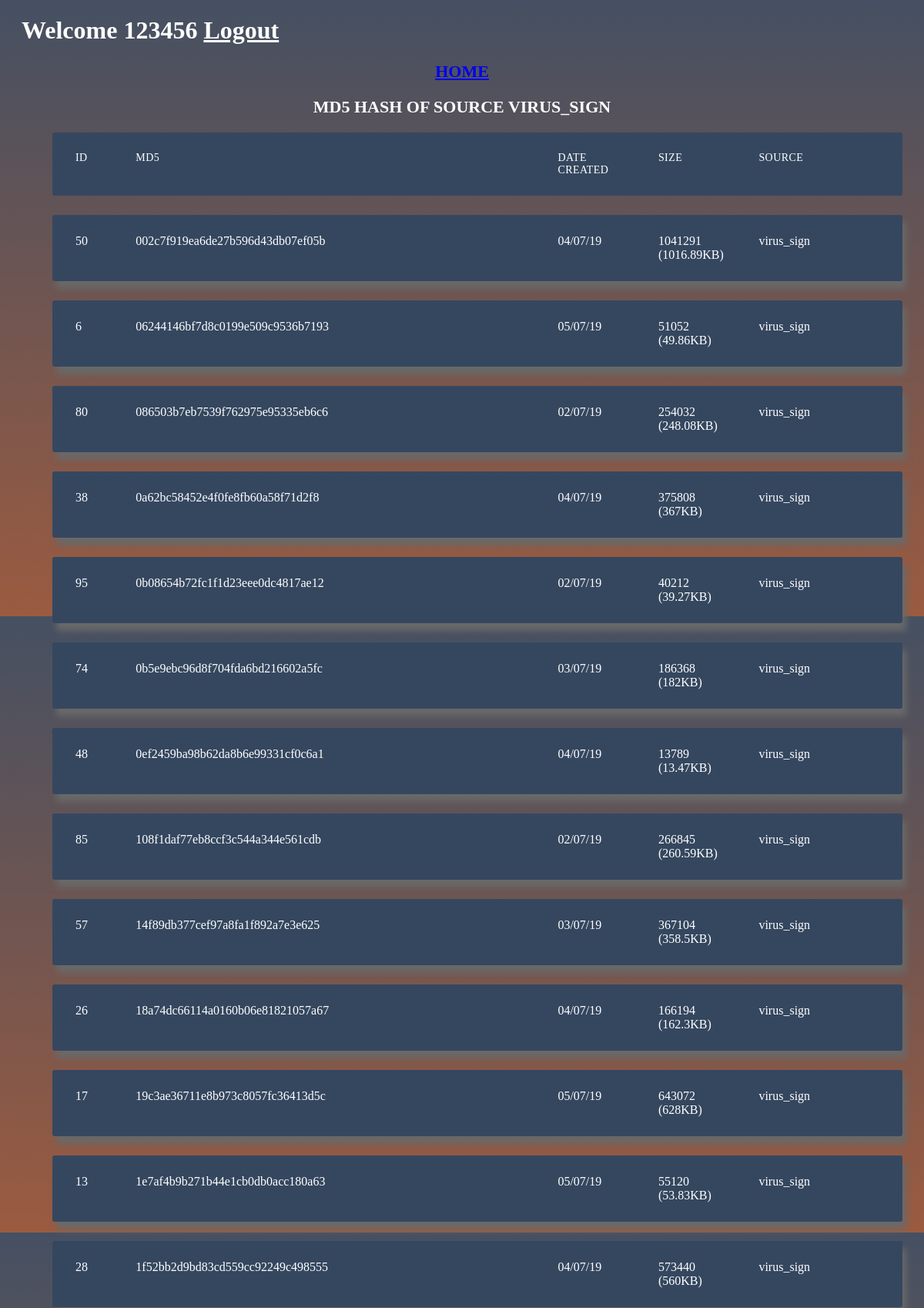
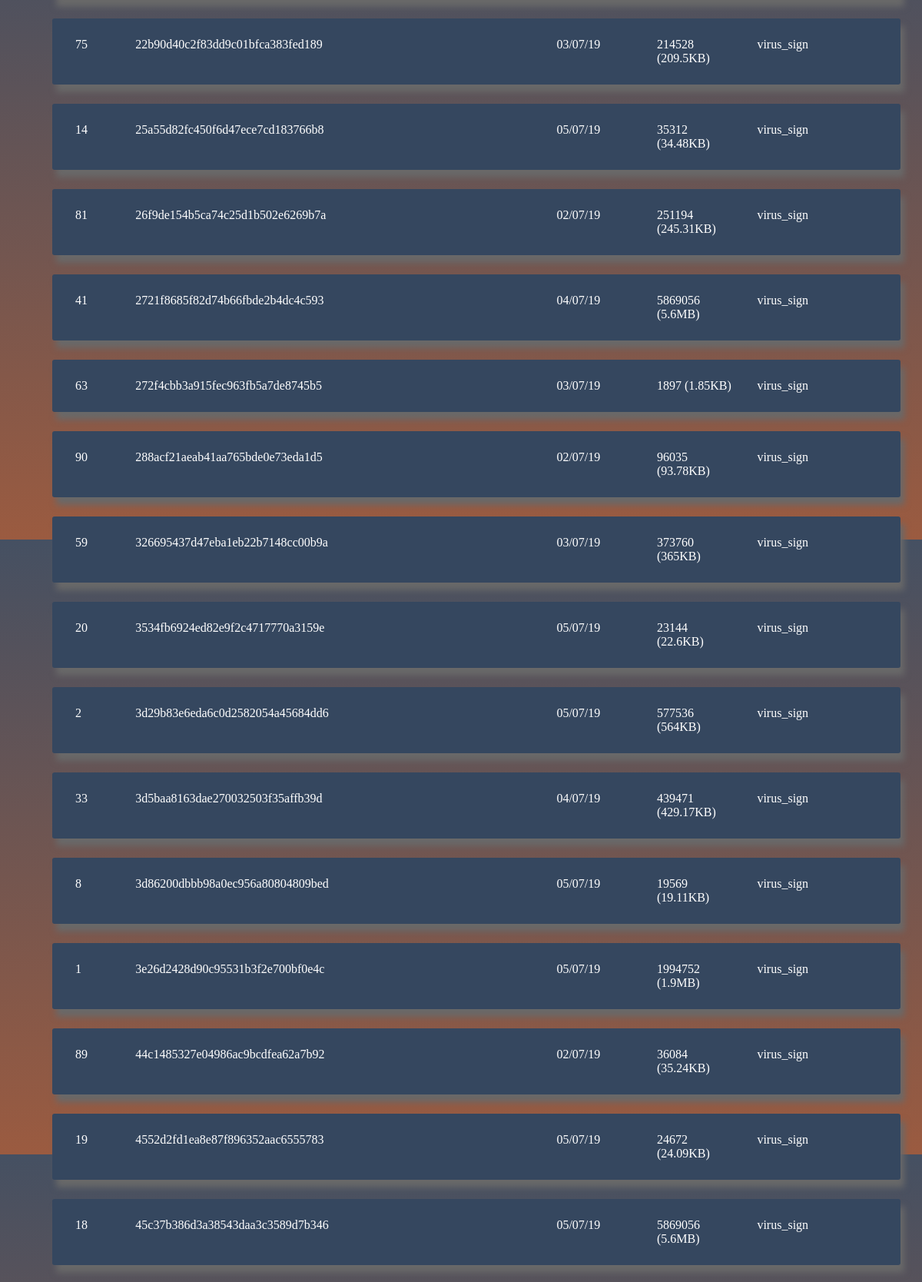
The app's page /source1_md5_sort (signed in, upper part) with its own data (2 pictures, top to bottom).
### hash_file/models.py (models this page shows, shortened)
class User(db.Model,UserMixin):
    id=db.Column(db.Integer,primary_key=True)
    name=db.Column(db.String(30),nullable=True)
    username=db.Column(db.String(20),unique=True,nullable=True)
    email=db.Column(db.String(30),unique=True,nullable=True)
    password=db.Column(db.String(40),unique=True,nullable=False)

class md(db.Model):
    id=db.Column(db.Integer,primary_key=True)
    hash=db.Column(db.String(400),nullable=True)
    date_created=db.Column(db.String(400),nullable=True)
    size=db.Column(db.String(400),nullable=True)
    source=db.Column(db.String(100),nullable=True)

### hash_file/routes.py (the view)
@app.route("/source1_md5_sort",methods=['GET','POST'])
def source1_md5_sort():
    try:
        data=md.query.filter(md.source=='virus_sign').order_by(md.hash)
        return render_template('index.html',title = 'HASH WORLD',data=data,str='MD5 HASH OF SOURCE VIRUS_SIGN',name=current_user.username)
    except:
        return redirect(url_for('error'))

### hash_file/routes.py (called while the page is built)
@login_manager.user_loader
def load_user(user_id):
    return User.query.get(int(user_id))

### hash_file/templates/index.html (shortened to what this page needs)
<!DOCTYPE html>
<html lang="en" >
<head>
    <link rel="stylesheet" href="https://cdnjs.cloudflare.com/ajax/libs/meyer-reset/2.0/reset.min.css">
      <link rel="stylesheet" href="static/sty.css" type="text/css">
</head>
<body>
  <div class="container">
  <h1>  Welcome {{name}}  <a style="color: white" href='http://127.0.0.1:5000/logout'>Logout</a></h1>
  <h2 align='left'><a href='http://127.0.0.1:5000/basic'>HOME</h2></a><h2 align='centre'> {{str}}</h2>
  <ul class="responsive-table">
    <li class="table-header">
      <div class="col col-1">Id</div>
      <div class="col col-2">MD5</div>
      <div class="col col-3">Date Created</div>
      <div class="col col-4">Size</div>
      <div class="col col-5">Source</div>
    </li>
    {%for d in data%}
    <li class="table-row">
      <div class="col col-1" data-label="Id">{{d.id}}</div>
      <div class="col col-2" data-label="MD5">{{d.hash}}</div>
      <div class="col col-3" data-label="Date Created">{{d.date_created}}</div>
      <div class="col col-4" data-label="Size">{{d.size}}</div>
      <div class="col col-5" data-label="Source">{{d.source}}</div>
    </li>
    {%endfor%}
  </ul>
</div>
</body>
</html>

### hash_file/static/sty.css (style rules this page uses)
body { background: #9B5B40; background: -webkit-linear-gradient(#455062, #9B5B40); background: -o-linear-gradient(r#455062, #9B5B40); background: -moz-linear-gradient(#455062, #9B5B40); background: linear-gradient(#455062, #9B5B40); color:white ; font-family: tahoma; }
.container { max-width: 1500px; margin-left: 10px; margin-right: 10px; padding-left: 10px; padding-right: 10px; }
h2 { font-size: 22px; margin: 20px 0; text-align: center; }
.responsive-table li { border-radius: 3px; padding: 25px 30px; display: flex; justify-content: space-between; margin-bottom: 25px; }
.responsive-table .table-header { background-color: #35475F ; font-size: 14px; text-transform: uppercase; letter-spacing: 0.03em; }
.responsive-table .table-row { background-color: #35475F; box-shadow: 5px 10px 8px #696969; }
.responsive-table .col-1 { color: white; flex-basis: 5%; }
.responsive-table .col-2 { color: white; flex-basis: 50%; }
.responsive-table .col-3 { color: white; flex-basis: 10%; }
.responsive-table .col-4 { color: white; flex-basis: 10%; }
.responsive-table .col-5 { color: white; flex-basis: 15%; }

### records on screen
User: username "123456"
md: id "50", hash "002c7f919ea6de27b596d43db07ef05b", date_created "04/07/19", size "1041291 (1016.89KB)", source "virus_sign"
md: id "6", hash "06244146bf7d8c0199e509c9536b7193", date_created "05/07/19", size "51052 (49.86KB)", source "virus_sign"
md: id "80", hash "086503b7eb7539f762975e95335eb6c6", date_created "02/07/19", size "254032 (248.08KB)", source "virus_sign"
md: id "38", hash "0a62bc58452e4f0fe8fb60a58f71d2f8", date_created "04/07/19", size "375808 (367KB)", source "virus_sign"
md: id "95", hash "0b08654b72fc1f1d23eee0dc4817ae12", date_created "02/07/19", size "40212 (39.27KB)", source "virus_sign"
md: id "74", hash "0b5e9ebc96d8f704fda6bd216602a5fc", date_created "03/07/19", size "186368 (182KB)", source "virus_sign"
md: id "48", hash "0ef2459ba98b62da8b6e99331cf0c6a1", date_created "04/07/19", size "13789 (13.47KB)", source "virus_sign"
md: id "85", hash "108f1daf77eb8ccf3c544a344e561cdb", date_created "02/07/19", size "266845 (260.59KB)", source "virus_sign"
md: id "57", hash "14f89db377cef97a8fa1f892a7e3e625", date_created "03/07/19", size "367104 (358.5KB)", source "virus_sign"
md: id "26", hash "18a74dc66114a0160b06e81821057a67", date_created "04/07/19", size "166194 (162.3KB)", source "virus_sign"
md: id "17", hash "19c3ae36711e8b973c8057fc36413d5c", date_created "05/07/19", size "643072 (628KB)", source "virus_sign"
md: id "13", hash "1e7af4b9b271b44e1cb0db0acc180a63", date_created "05/07/19", size "55120 (53.83KB)", source "virus_sign"
md: id "28", hash "1f52bb2d9bd83cd559cc92249c498555", date_created "04/07/19", size "573440 (560KB)", source "virus_sign"
md: id "75", hash "22b90d40c2f83dd9c01bfca383fed189", date_created "03/07/19", size "214528 (209.5KB)", source "virus_sign"
md: id "14", hash "25a55d82fc450f6d47ece7cd183766b8", date_created "05/07/19", size "35312 (34.48KB)", source "virus_sign"
md: id "81", hash "26f9de154b5ca74c25d1b502e6269b7a", date_created "02/07/19", size "251194 (245.31KB)", source "virus_sign"
md: id "41", hash "2721f8685f82d74b66fbde2b4dc4c593", date_created "04/07/19", size "5869056 (5.6MB)", source "virus_sign"
md: id "63", hash "272f4cbb3a915fec963fb5a7de8745b5", date_created "03/07/19", size "1897 (1.85KB)", source "virus_sign"
md: id "90", hash "288acf21aeab41aa765bde0e73eda1d5", date_created "02/07/19", size "96035 (93.78KB)", source "virus_sign"
md: id "59", hash "326695437d47eba1eb22b7148cc00b9a", date_created "03/07/19", size "373760 (365KB)", source "virus_sign"
md: id "20", hash "3534fb6924ed82e9f2c4717770a3159e", date_created "05/07/19", size "23144 (22.6KB)", source "virus_sign"
md: id "2", hash "3d29b83e6eda6c0d2582054a45684dd6", date_created "05/07/19", size "577536 (564KB)", source "virus_sign"
md: id "33", hash "3d5baa8163dae270032503f35affb39d", date_created "04/07/19", size "439471 (429.17KB)", source "virus_sign"
md: id "8", hash "3d86200dbbb98a0ec956a80804809bed", date_created "05/07/19", size "19569 (19.11KB)", source "virus_sign"
md: id "1", hash "3e26d2428d90c95531b3f2e700bf0e4c", date_created "05/07/19", size "1994752 (1.9MB)", source "virus_sign"
md: id "89", hash "44c1485327e04986ac9bcdfea62a7b92", date_created "02/07/19", size "36084 (35.24KB)", source "virus_sign"
md: id "19", hash "4552d2fd1ea8e87f896352aac6555783", date_created "05/07/19", size "24672 (24.09KB)", source "virus_sign"
md: id "18", hash "45c37b386d3a38543daa3c3589d7b346", date_created "05/07/19", size "5869056 (5.6MB)", source "virus_sign"

### other values on screen
{{ str }} "MD5 HASH OF SOURCE VIRUS_SIGN"
